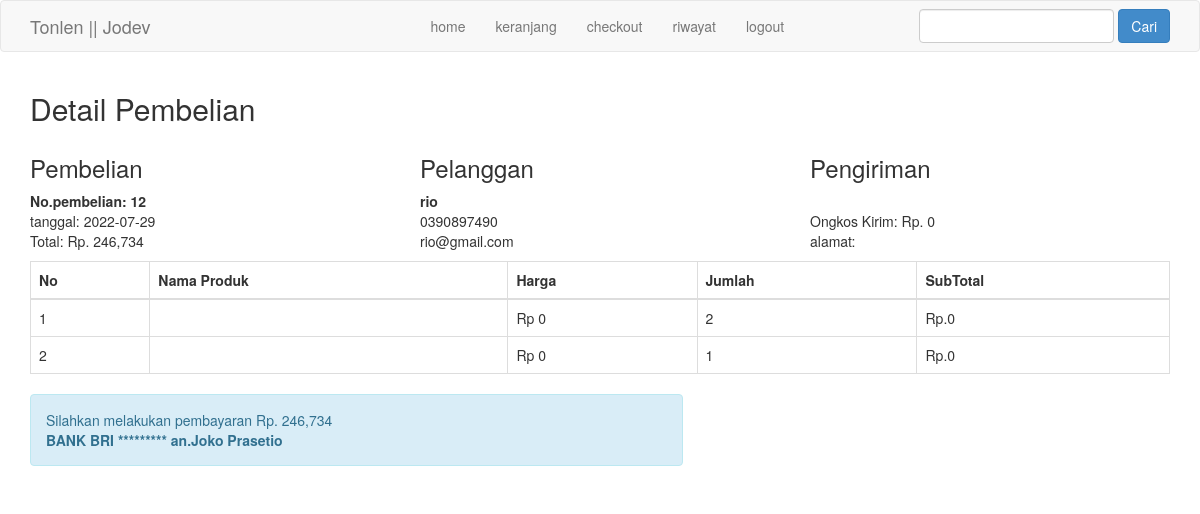
/nota.php?id=12 (signed in), run on the app's committed database.
### tables this page shows
CREATE TABLE `pembelian` (
  `id_pembelian` int(11) NOT NULL,
  `id_pelanggan` int(11) NOT NULL,
  `id_ongkir` int(11) NOT NULL,
  `tanggal_pembelian` date NOT NULL,
  `total_pembelian` int(11) NOT NULL,
  `nama_pulau` varchar(100) NOT NULL,
  `tarif` int(11) NOT NULL,
  `alamat` text NOT NULL,
  `status_pembelian` varchar(100) NOT NULL DEFAULT 'pending',
  `resi_pengiriman` varchar(50) NOT NULL
);

CREATE TABLE `pelanggan` (
  `id_pelanggan` int(11) NOT NULL,
  `email_pelanggan` varchar(100) NOT NULL,
  `password_pelanggan` varchar(100) NOT NULL,
  `nama_pelanggan` varchar(100) NOT NULL,
  `telepon_pelanggan` varchar(25) NOT NULL,
  `alamat` varchar(100) NOT NULL
);

CREATE TABLE `pembelian_produk` (
  `id_pembelian_produk` int(11) NOT NULL,
  `id_pembelian` int(11) NOT NULL,
  `id_produk` int(11) NOT NULL,
  `jumlah` int(11) NOT NULL,
  `nama` varchar(100) NOT NULL,
  `harga` int(11) NOT NULL,
  `berat` int(11) NOT NULL,
  `subberat` int(11) NOT NULL,
  `subharga` int(11) NOT NULL
);

### nota.php (the view, shortened to what this page needs)
<?php
    include 'admin/db.php';
?>
<!DOCTYPE html>
<html lang="en">
    <head>
        <link rel="stylesheet" href="admin/assets/css/bootstrap.css">
        <link rel="stylesheet" href="style.css">
    </head>
    <body>
        <?php
    include 'menu.php';
  ?>
        <section class="konten">
            <div class="container">
                <h2>Detail Pembelian</h2>
<?php
    $ambil=mysqli_query($koneksi, "SELECT * FROM pembelian JOIN pelanggan ON pembelian.id_pelanggan=pelanggan.id_pelanggan WHERE pembelian.   id_pembelian='$_GET[id]' ");
    $detail=$ambil->fetch_assoc();
?>
                <div class="row">
                    <div class="col-md-4">
                        <h3>Pembelian</h3>
                        <strong>No.pembelian:
                            <?= $detail['id_pembelian'];?></strong><br>
                        tanggal:
                        <?= $detail['tanggal_pembelian']; ?><br>
                        Total: Rp.
                        <?= number_format($detail['total_pembelian']);?>
                    </div>
                    <div class="col-md-4">
                        <h3>Pelanggan</h3>
                        <strong><?= $detail['nama_pelanggan'];?></strong><br>
                        <p>
                            <?= $detail['telepon_pelanggan'];?><br>
                            <?= $detail['email_pelanggan'];?>
                        </p>
                    </div>
                    <div class="col-md-4">
                        <h3>Pengiriman</h3>
                        <strong><?= $detail['nama_pulau'];?></strong><br>
                        Ongkos Kirim: Rp.
                        <?= number_format($detail['tarif']); ?><br>
                        alamat:
                    </div>
                </div>
                <table class="table table-bordered">
                    <thead>
                        <tr>
                            <th>No</th>
                            <th>Nama Produk</th>
                            <th>Harga</th>
                            <th>Jumlah</th>
                            <th>SubTotal</th>
                        </tr>
                    </thead>
                    <tbody>
                        <?php
        $nomor=1;
        $ambil=$koneksi->query("SELECT * FROM pembelian_produk WHERE id_pembelian='$_GET[id]' ");
        while($pecah=$ambil->fetch_assoc()){
        ?>
                        <tr>
                            <td><?= $nomor; ?></td>
                            <td><?= $pecah['nama']?></td>
                            <td>Rp
                                <?= number_format($pecah['harga'])?></td>
                            <td><?= $pecah['jumlah']?></td>
                            <td>
                                Rp.<?= number_format($pecah['subharga']); ?>
                            </td>
                        </tr>
                        <?php $nomor++;?>
                        <?php } ?>
                    </tbody>
                </table>
                <div class="row">
                    <div class="col-md-7">
                        <div class="alert alert-info">
                            <p>
                                Silahkan melakukan pembayaran Rp.
                                <?= number_format($detail['total_pembelian']);?>
                            </p>
                            <strong>BANK BRI ********* an.Joko Prasetio</strong>
                        </div>
                    </div>
                </div>
            </div>
        </section>
    </body>
</html>

### data on the page
pembelian: id_pembelian "12", tanggal_pembelian "2022-07-29", total_pembelian "246,734", id_pelanggan.nama_pelanggan "rio", id_pelanggan.telepon_pelanggan "0390897490", id_pelanggan.email_pelanggan "rio@gmail.com", tarif "0"
pembelian_produk: harga "0", jumlah "2", subharga "0"
pembelian_produk: harga "0", jumlah "1", subharga "0"
